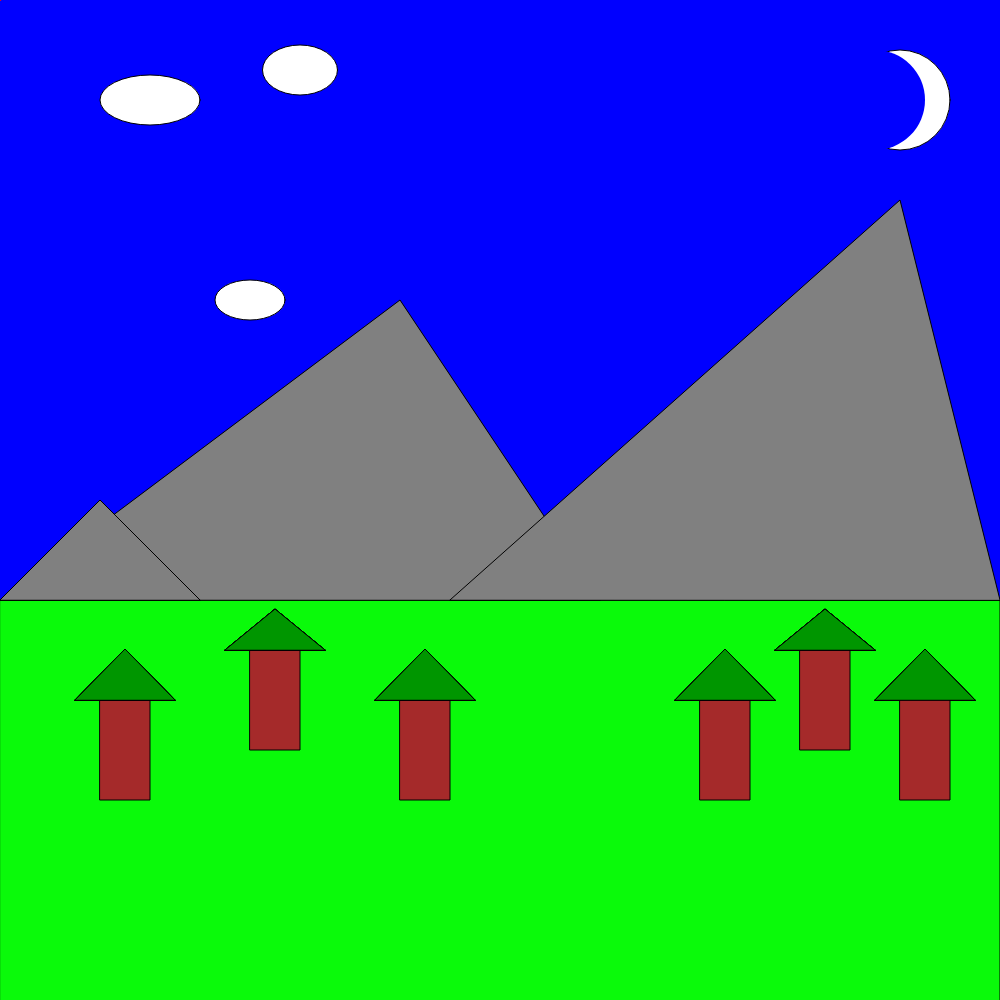
Frame 1 (no input)
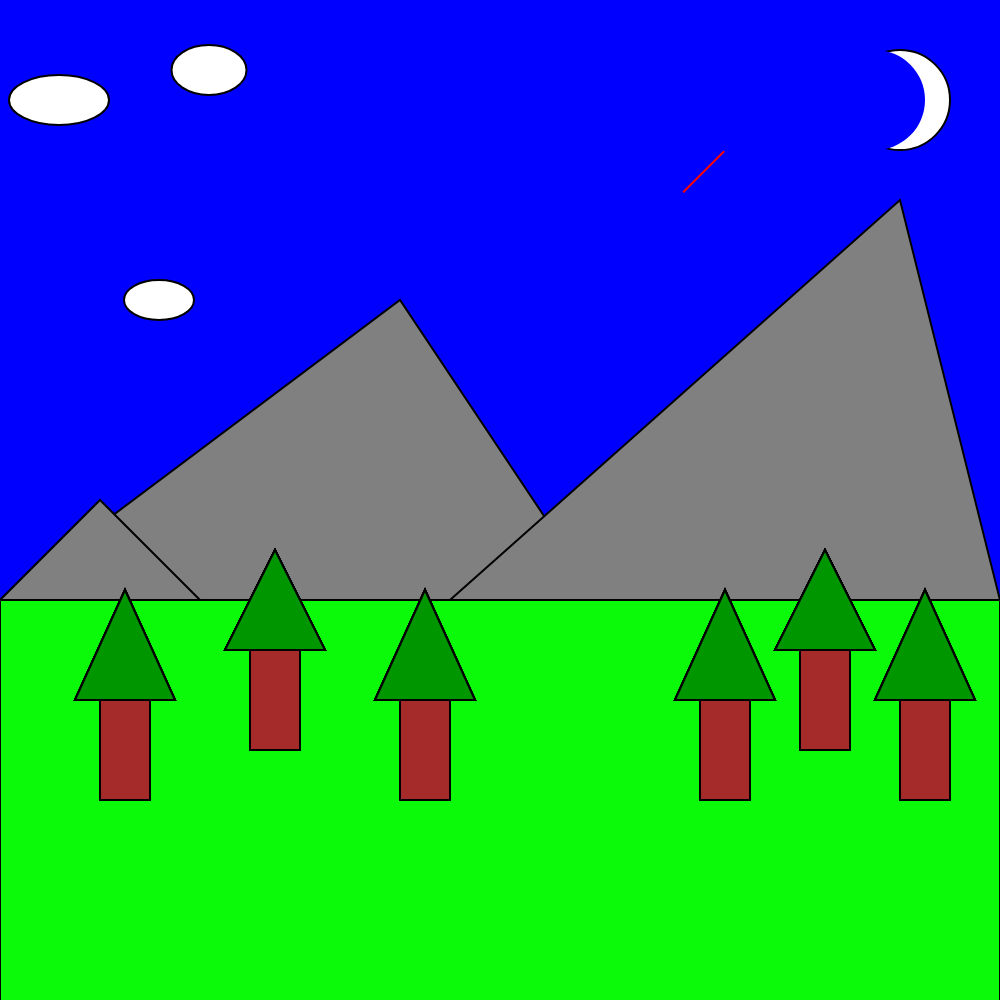
Frame 60 (no input)
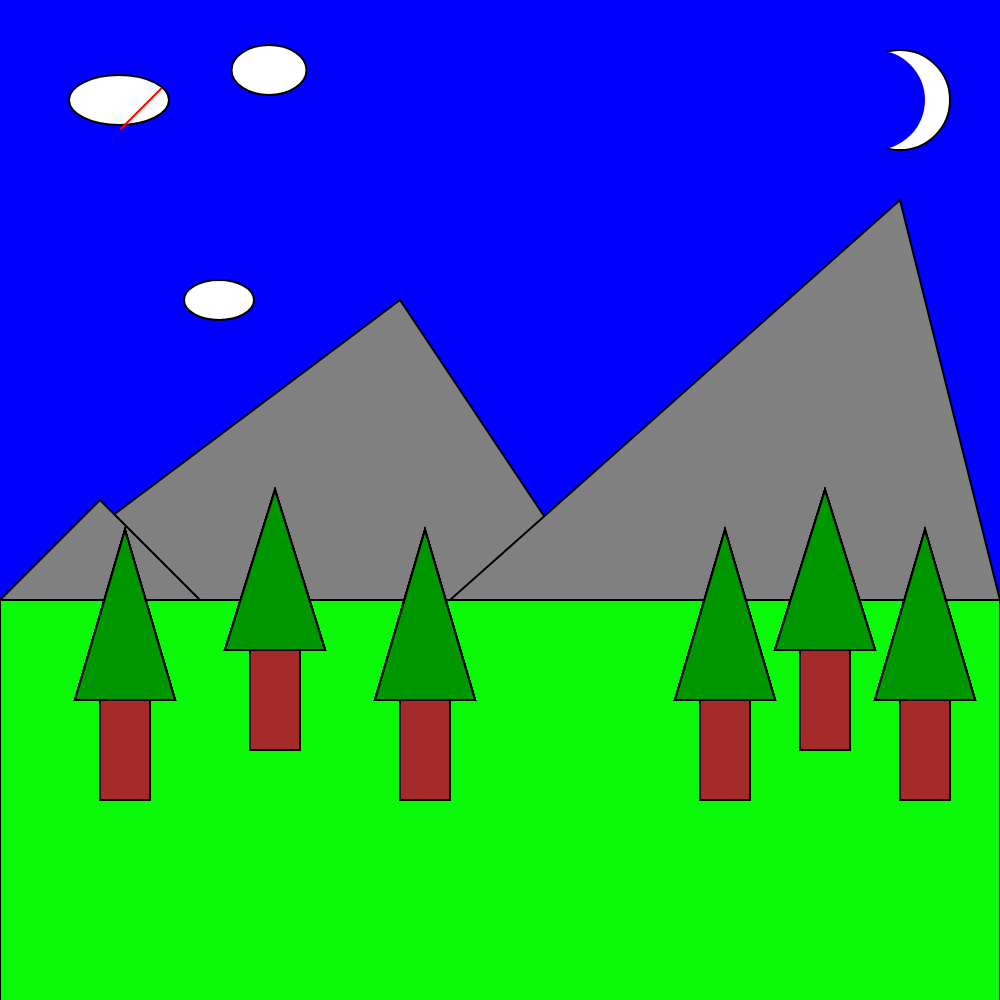
Frame 120 (the mouse pressed at the canvas centre since frame 60)

The p5.js sketch that drew these frames (run headless with seeded random() and noise() and a simulated clock; from frame 60 on, the mouse is pressed at the canvas centre):

// p5.js sketch
// ── sketch.js
let cloudOneX=150;
let lineX1=0;
let lineX2=0;

function setup() {
  //creates a 1000 by 1000 pixel canvas
  createCanvas(1000, 1000);

}

function draw() {
  //changes the colour of the background to blue 
  background("blue");
  frameRate=15;

  //creates a grassland for the trees
  fill(10,250,10);
  stroke(0);
  rect(0,600,1000,1000);

  //crescent moon
  fill(255);
  circle(900,100,100);

  fill(0,0,255);
  noStroke();
  circle(875,100,100);

  //mountains? lol
  fill("gray");
  stroke(0);
  triangle(0,600,400,300,600,600);
  triangle(0,600,100,500,200,600);
  triangle(450,600,900,200,1000,600);

  
  trees(100,700,50,100);
  trees(400,700,50,100);
  trees(250,650,50,100);
  trees(700,700,50,100);
  trees(800,650,50,100);
  trees(900,700,50,100);
  //clouds
  fill(255);
  ellipse(cloudOneX,100,100,50);
  ellipse(cloudOneX+150,70,75,50);
  ellipse(cloudOneX+100,300,70,40);

  //shooting stars
  stroke("red");
  strokeWeight(2);
  line(lineX1,lineX2,lineX1+40,lineX2-40);

  //adding motions to the clouds
  cloudOneX= frameCount % width;

  //shooting star motion
  lineX1 = random(0,width);
  lineX2 = random(0,height/2);
}

function trees(x,y,w,h) {
//creates the trees (BASE)
  fill("brown");
  rect(x,y,w,h);
  //created the leaves
  fill(0,150,0);
  triangle(75,700,125,650-frameCount%200,175,700);
  triangle(375,700,425,650-frameCount%200,475,700);
  triangle(225,650,275,610-frameCount%200,325,650);
  triangle(675,700,725,650-frameCount%200,775,700);
  triangle(775,650,825,610-frameCount%200,875,650);
  triangle(875,700,925,650-frameCount%200,975,700);

}
